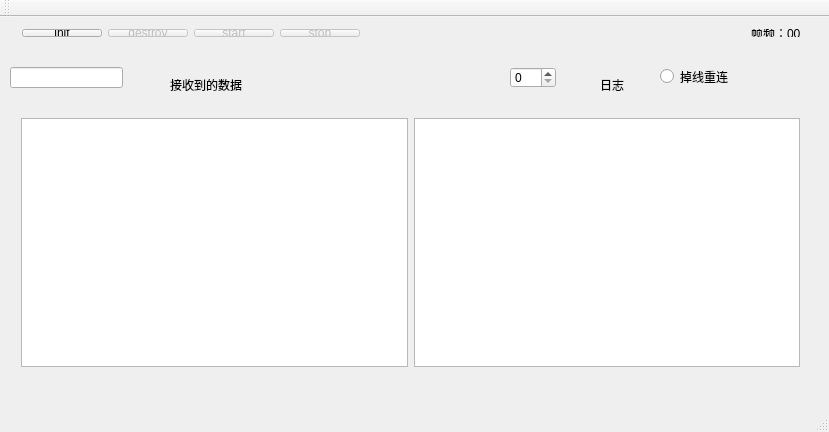
<?xml version="1.0" encoding="UTF-8"?>
<ui version="4.0">
 <class>MainWindow</class>
 <widget class="QMainWindow" name="MainWindow">
  <property name="geometry">
   <rect>
    <x>0</x>
    <y>0</y>
    <width>829</width>
    <height>432</height>
   </rect>
  </property>
  <property name="windowTitle">
   <string>MainWindow</string>
  </property>
  <widget class="QWidget" name="centralWidget">
   <widget class="QLabel" name="label_recive">
    <property name="geometry">
     <rect>
      <x>170</x>
      <y>60</y>
      <width>111</width>
      <height>16</height>
     </rect>
    </property>
    <property name="text">
     <string>接收到的数据</string>
    </property>
   </widget>
   <widget class="QLabel" name="label_log">
    <property name="geometry">
     <rect>
      <x>600</x>
      <y>60</y>
      <width>72</width>
      <height>15</height>
     </rect>
    </property>
    <property name="text">
     <string>日志</string>
    </property>
   </widget>
   <widget class="QLineEdit" name="lineEdit_port">
    <property name="geometry">
     <rect>
      <x>10</x>
      <y>50</y>
      <width>113</width>
      <height>21</height>
     </rect>
    </property>
    <property name="text">
     <string/>
    </property>
   </widget>
   <widget class="QLabel" name="conect_info">
    <property name="geometry">
     <rect>
      <x>320</x>
      <y>50</y>
      <width>121</width>
      <height>16</height>
     </rect>
    </property>
    <property name="text">
     <string/>
    </property>
   </widget>
   <widget class="QSpinBox" name="serverEdit">
    <property name="geometry">
     <rect>
      <x>510</x>
      <y>50</y>
      <width>46</width>
      <height>21</height>
     </rect>
    </property>
   </widget>
   <widget class="QWidget" name="layoutWidget">
    <property name="geometry">
     <rect>
      <x>10</x>
      <y>90</y>
      <width>801</width>
      <height>271</height>
     </rect>
    </property>
    <layout class="QHBoxLayout" name="horizontalLayout_2">
     <item>
      <widget class="QTextBrowser" name="listWidget_recive"/>
     </item>
     <item>
      <widget class="QListWidget" name="listWidget_log"/>
     </item>
    </layout>
   </widget>
   <widget class="QWidget" name="layoutWidget">
    <property name="geometry">
     <rect>
      <x>11</x>
      <y>1</y>
      <width>801</width>
      <height>30</height>
     </rect>
    </property>
    <layout class="QHBoxLayout" name="horizontalLayout">
     <item>
      <widget class="QPushButton" name="pushButton_init">
       <property name="text">
        <string>init</string>
       </property>
      </widget>
     </item>
     <item>
      <widget class="QPushButton" name="pushButton_destroy">
       <property name="enabled">
        <bool>false</bool>
       </property>
       <property name="text">
        <string>destroy</string>
       </property>
      </widget>
     </item>
     <item>
      <widget class="QPushButton" name="pushButton_start">
       <property name="enabled">
        <bool>false</bool>
       </property>
       <property name="text">
        <string>start</string>
       </property>
      </widget>
     </item>
     <item>
      <widget class="QPushButton" name="pushButton_stop">
       <property name="enabled">
        <bool>false</bool>
       </property>
       <property name="text">
        <string>stop</string>
       </property>
      </widget>
     </item>
     <item>
      <spacer name="horizontalSpacer">
       <property name="orientation">
        <enum>Qt::Horizontal</enum>
       </property>
       <property name="sizeHint" stdset="0">
        <size>
         <width>40</width>
         <height>20</height>
        </size>
       </property>
      </spacer>
     </item>
     <item>
      <widget class="QLabel" name="label_frequence">
       <property name="text">
        <string>帧频：00</string>
       </property>
      </widget>
     </item>
    </layout>
   </widget>
   <widget class="QRadioButton" name="radioButton">
    <property name="geometry">
     <rect>
      <x>660</x>
      <y>50</y>
      <width>115</width>
      <height>19</height>
     </rect>
    </property>
    <property name="text">
     <string>掉线重连</string>
    </property>
   </widget>
  </widget>
  <widget class="QMenuBar" name="menuBar">
   <property name="geometry">
    <rect>
     <x>0</x>
     <y>0</y>
     <width>829</width>
     <height>26</height>
    </rect>
   </property>
  </widget>
  <widget class="QToolBar" name="mainToolBar">
   <attribute name="toolBarArea">
    <enum>TopToolBarArea</enum>
   </attribute>
   <attribute name="toolBarBreak">
    <bool>false</bool>
   </attribute>
  </widget>
  <widget class="QStatusBar" name="statusBar"/>
 </widget>
 <layoutdefault spacing="6" margin="11"/>
 <resources/>
 <connections/>
</ui>
